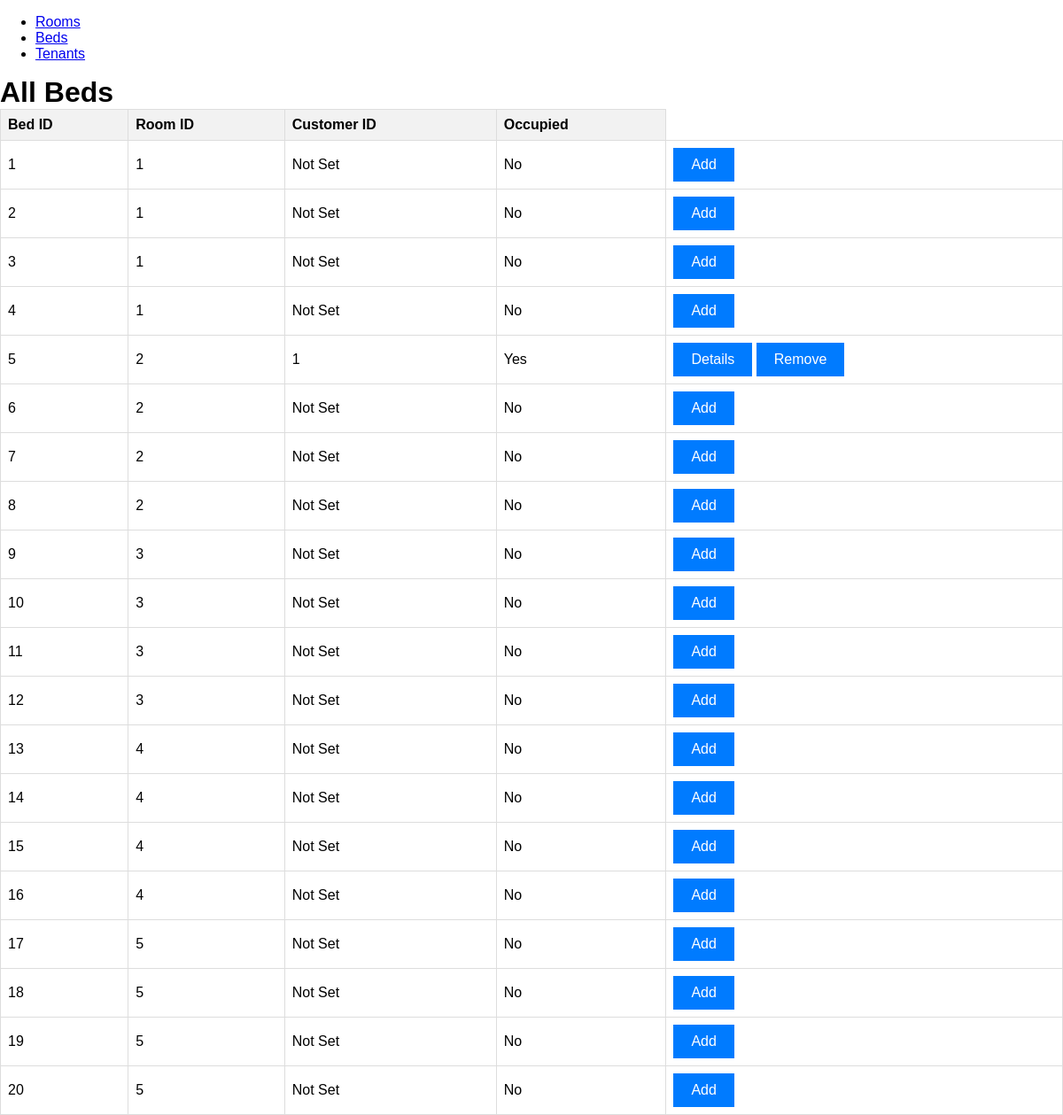
/client/pages/Beds.php, run on the app's committed database.
### tables this page shows
CREATE TABLE `beds` (
  `beds_id` int(11) NOT NULL,
  `room_id` int(11) DEFAULT NULL,
  `occupied` tinyint(1) DEFAULT 0,
  `customer_id` int(11) DEFAULT NULL
);

### server/database/db_connections.php (called while the page is built)
<?php
function connections()
{
    $servername = "localhost";
    $username = "root";
    $password = "";
    $database = "boarding_house";
    try {
        $conn = new PDO("mysql:host=$servername;dbname=$database", $username, $password);
        $conn->setAttribute(PDO::ATTR_ERRMODE, PDO::ERRMODE_EXCEPTION);
        return $conn;
    } catch (PDOException $e) {
        die("Connection failed: " . $e->getMessage());
    }
}
?>

### server/database/models/Beds_model.php (called while the page is built, shortened)
<?php
require_once dirname(__DIR__, 2) . '/database/db_connections.php';
class BedModel
{
    private $connect;
    public function __construct()
    {
        $this->connect = connections();
    }
    public function getAllBeds()
    {
        $beds = [];
        try {
            $stmt = $this->connect->query('SELECT * FROM beds');
            $stmt->execute();
            $beds = $stmt->fetchAll(PDO::FETCH_ASSOC);
        } catch (PDOException $e) {
            throw new Exception("Error fetching beds: " . $e->getMessage());
        }
        return $beds;
    }
}
?>

### client/pages/Beds.php (the view, shortened to what this page needs)
<?php
include '../../server/database/models/beds_model.php';
$bedModel = new BedModel();
$beds = [];
try {
    $beds = $bedModel->getAllBeds();
} catch (Exception $e) {
    $error = 'Error fetching bed data: ' . $e->getMessage();
}
?>
<!DOCTYPE html>
<html lang="en">
<head>
    <link rel="stylesheet" href="../assets/style.css?e=<?php echo time() ?>">
</head>
<body>
    <?php include_once ('../includes/navbar.php'); ?>
    <h1>All Beds</h1>
    <table>
        <thead>
            <tr>
                <th>Bed ID</th>
                <th>Room ID</th>
                <th>Customer ID</th>
                <th>Occupied</th>
            </tr>
        </thead>
        <tbody>
            <?php foreach ($beds as $bed): ?>
                <tr>
                    <td>
                        <?php echo $bed['beds_id']; ?>
                    </td>
                    <td>
                        <?php echo $bed['room_id']; ?>
                    </td>
                    <td>
                        <?php echo isset($bed['customer_id']) ? $bed['customer_id'] : 'Not Set'; ?>
                    </td>
                    <td>
                        <?php echo $bed['occupied'] ? 'Yes' : 'No'; ?>
                    </td>
                    <td>
                        <?php if ($bed['occupied']): ?>
                            <?php
                            $customerUrl = $_SERVER["PHP_SELF"] . "?tenantsID=" . $bed['customer_id'];
                            $removeUrl = $_SERVER["PHP_SELF"] . "?bedID=" . $bed['beds_id'];
                            ?>
                            <a href="<?= $customerUrl ?>"><button onclick="openDetailsModal()">Details</button></a>
                            <a href="<?= $removeUrl ?>"><button onclick="openRemoveModal()">Remove</button></a>
                        <?php else: ?>
                            <a href="<?= $removeUrl ?>"><button onclick="openAddModal()">Add</button></a>
                        <?php endif; ?>
                    </td>
                </tr>
            <?php endforeach; ?>
        </tbody>
    </table>
</body>
</html>

### client/includes/navbar.php
<nav>
    <ul>
        <li><a href="Room.php">Rooms</a></li>
        <li><a href="Beds.php">Beds</a></li>
        <li><a href="Tenants.php">Tenants</a></li>
    </ul>
</nav>

### client/assets/style.css (style rules this page uses)
body { font-family: Arial, sans-serif; margin: 0; padding: 0; }
h1 { margin: 0; }
button { padding: 10px 20px; background-color: #007bff; border: none; color: white; font-size: 16px; cursor: pointer; }
table { border-collapse: collapse; width: 100%; }
th, td { border: 1px solid #ddd; padding: 8px; text-align: left; }
th { background-color: #f2f2f2; }

### data on the page
beds: beds_id "1", room "1", shows "Not Set", occupied "No"
beds: beds_id "2", room "1", shows "Not Set", occupied "No"
beds: beds_id "3", room "1", shows "Not Set", occupied "No"
beds: beds_id "4", room "1", shows "Not Set", occupied "No"
beds: beds_id "5", room "2", customer "1", occupied "Yes"
beds: beds_id "6", room "2", shows "Not Set", occupied "No"
beds: beds_id "7", room "2", shows "Not Set", occupied "No"
beds: beds_id "8", room "2", shows "Not Set", occupied "No"
beds: beds_id "9", room "3", shows "Not Set", occupied "No"
beds: beds_id "10", room "3", shows "Not Set", occupied "No"
beds: beds_id "11", room "3", shows "Not Set", occupied "No"
beds: beds_id "12", room "3", shows "Not Set", occupied "No"
beds: beds_id "13", room "4", shows "Not Set", occupied "No"
beds: beds_id "14", room "4", shows "Not Set", occupied "No"
beds: beds_id "15", room "4", shows "Not Set", occupied "No"
beds: beds_id "16", room "4", shows "Not Set", occupied "No"
beds: beds_id "17", room "5", shows "Not Set", occupied "No"
beds: beds_id "18", room "5", shows "Not Set", occupied "No"
beds: beds_id "19", room "5", shows "Not Set", occupied "No"
beds: beds_id "20", room "5", shows "Not Set", occupied "No"
